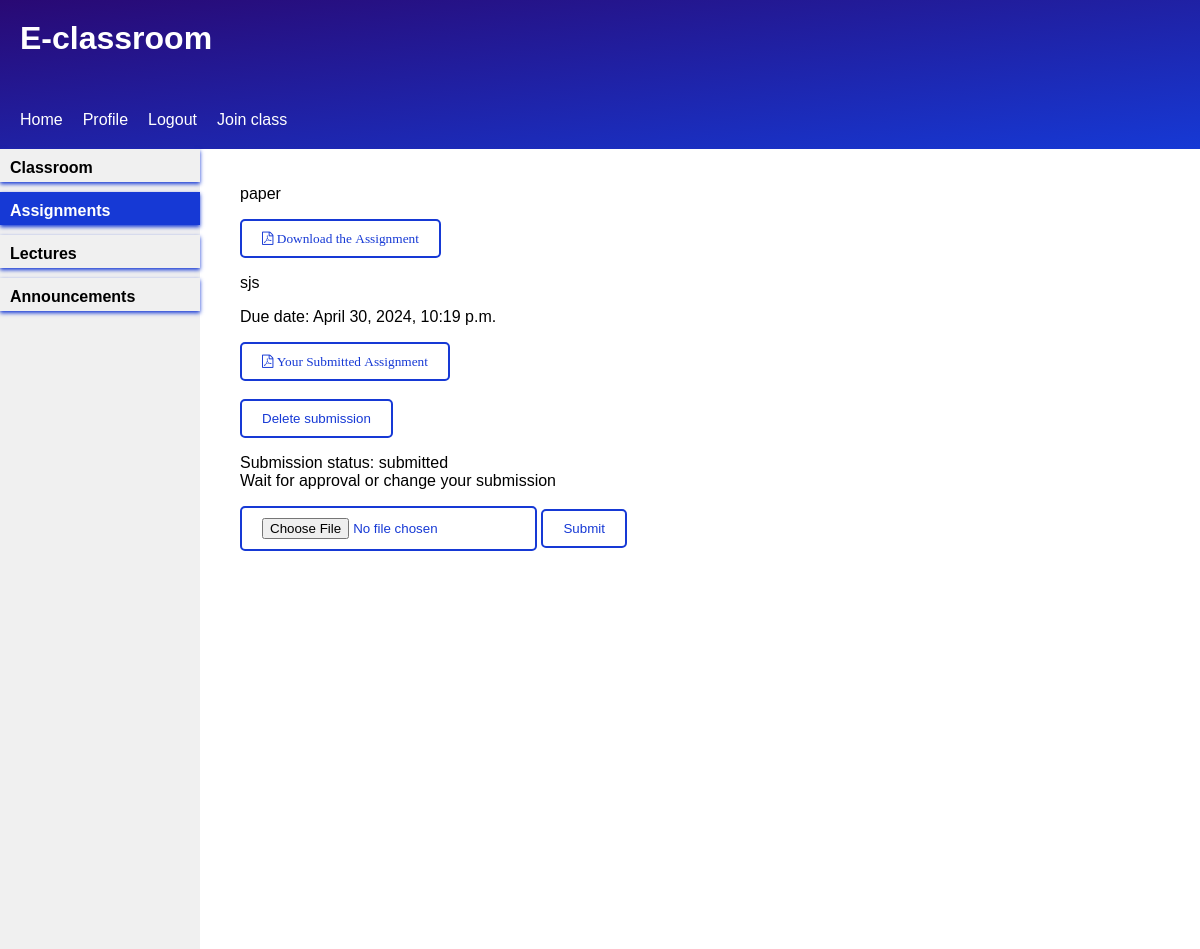
/classroom/3/assignments/13/ (signed in), run on the app's committed database.
### classroom/models.py (models this page shows, shortened)
class Assignment(models.Model):
    name = models.CharField(max_length=50)
    assignment = models.FileField(upload_to='class/assignments', null=True, blank=False)
    classroom = models.ForeignKey(Classroom,  on_delete=models.CASCADE)
    assigned_date = models.DateField(auto_now_add=True)
    due_date = models.DateTimeField(auto_now_add=False)
    description = models.TextField(null=True, blank=True)
    late_submission_allow = models.BooleanField(default=False)
    class Meta:
        verbose_name = ("Assignment")
        verbose_name_plural = ("Assignments")

### classroom/views.py (the view)
# urls.py: path('classroom/<int:id>/assignments/<int:asid>/', views.SpecificAssignment, name='SpecificAssignment'),
@login_required(login_url='login')
@user_passes_test(check_role_student)
def SpecificAssignment(request, id, asid):
    user = request.user
    if check_classroom_participant(user, id):
        Class = Classroom.objects.get(id=id)
        assignment = Assignment.objects.get(id=asid)
        user_profile = userProfile.objects.get(user=user)
        try:
            check = AssignmentSubmission.objects.get(assignment=assignment, student=user_profile)
            submission_status = True
        except:
            check = None
            submission_status = False
        file_extension = os.path.splitext(assignment.assignment.name)[1].lower().strip('.')
        if request.POST:
            submission_form = AssignmentSubmissionForm(request.POST, request.FILES)
            if check:
                check.submitted_file.delete()
                check.delete()
            if submission_form.is_valid():
                submission = submission_form.save(commit=False)
                upload_date = timezone.make_aware(datetime.datetime.now())
                print(upload_date)
                print(assignment.due_date)
                if upload_date > assignment.due_date:
                    if assignment.late_submission_allow == True:
                        submission.assignment = assignment
                        submission.late_submission = True
                        submission.save()
                        submission.student.add(user_profile)
                        messages.warning(request, 'Late submission done!')
                        return redirect(f'/classroom/{Class.id}/assignments/{asid}')
                    else:
                        messages.warning(request, 'You are unable to submit assignment after due date passed')
                        return redirect(f'/classroom/{Class.id}/assignments/{asid}')
                else:
                    submission.assignment = assignment
                    submission.save()
                    submission.student.add(user_profile)
                    messages.success(request, 'Assignment submitted succesflly before due date')
                    return redirect(f'/classroom/{Class.id}/assignments/{asid}')
            else:
                messages.warning('There is error while submitting assignment')
                return redirect(f'/classroom/{Class.id}/assignments/{asid}')
        else:
            submission_form = AssignmentSubmissionForm()
        context = {
            "assignment":assignment,
            "asid":asid,
            "current_classroom_id":Class.id,
            "file_extension":file_extension,
            "submission_form":submission_form,
            "submission_status":submission_status,
            "check":check,
        }
        return render(request, 'classroom/SpecificAssignment.html', context)
    else:
        return render(request, '403.html')

### classroom/forms.py
class AssignmentSubmissionForm(forms.ModelForm):
    submitted_file=forms.FileField(widget=forms.FileInput(attrs={"class":"btn-btn-info"}), validators=[file_validator])
    class Meta:
        model = AssignmentSubmission
        fields = ("submitted_file",)

### accounts/utils.py (called while the page is built)
def check_role_student(user):
    if user.role == 1:
        return True
    else:
        raise PermissionDenied

### classroom/utils.py (called while the page is built)
def check_classroom_participant(user, id):
    user_profile = userProfile.objects.get(user=user)
    try:
        try:
            classroom = Classroom.objects.get(tutor=user_profile, id=id)
            if classroom:
                return True
            else:
                return False
        except:
            classroom = Classroom.objects.get(students=user_profile, id=id)
            if classroom:
                return True
            else:
                return False
    except:
        raise PermissionDenied

### classroom/templates/classroom/SpecificAssignment.html (shortened to what this page needs)
{% load static %}
<!DOCTYPE html>
<html lang="en">
<head>
    <link rel="stylesheet" href="https://cdnjs.cloudflare.com/ajax/libs/font-awesome/4.7.0/css/font-awesome.min.css">
    <link href="{% static "static/classroom/SpecificAssignment.css" %}" rel="stylesheet">
</head>
<body>
    {% include "header.html" %}
    <main>
        <div class="main-menu">
            <nav class="main-menu-nav">
                <ul class="main-menu-list">
                    {% include "menu.html" with current_classroom_id=current_classroom_id %}
                </ul>
            </nav>
        </div>
        <section class="main-content" id="class-desc">
                <p>{{assignment.name}}</p>
                <button class="submit-button">
                    <a href="{{ assignment.assignment.url }}" target="_blank" style="color:unset">
                        <i class="fa fa-file-pdf-o">
                            Download the Assignment
                        </i>
                    </a>
                </button>
                <p>{{assignment.description}}</p>
                <p>Due date: {{assignment.due_date}}</p>
                {% if check.is_approved %}
                <button class="submit-button">
                    <a href="{{ assignment.assignment.url }}" target="_blank" style="color:unset">
                        <i class="fa fa-file-pdf-o">
                            Your Submitted Assignmengt
                        </i>
                    </a>
                </button>
                Assignmengt approved
                {% else %}
                {% if submission_status %}
                <button class="submit-button">
                    <a href="{{ check.submitted_file.url }}" target="_blank" style="color:unset">
                        <i class="fa fa-file-pdf-o">
                            Your Submitted Assignment
                        </i>
                    </a>
                    <br>
                </button><br><br>
                <form class="registration-form" method="post" action="{% url "SubmissionDelete" id=current_classroom_id asid=assignment.id %}" enctype="multipart/form-data">
                    <button class="submit-button" type="submit">Delete submission
                    </button>
                </form>
                <p>Submission status: submitted
                <br>Wait for approval or change your submission
                </p>
                <form class="registration-form" method="post" action="{% url "SpecificAssignment" id=current_classroom_id asid=assignment.id %}" enctype="multipart/form-data">
                    <button class="submit-button">
                        {{submission_form.submitted_file}}
                    </button>
                    <button class="submit-button" type="submit">Submit
                    </button>
                </form>
                {% endif %}
                {% endif %}
        </section>
    </main>
</body>
</html>

### classroom/static/classroom/SpecificAssignment.css (style rules this page uses)
body { font-family: sans-serif; margin: 0; }
.main-menu { background-color: #f0f0f0; height: 100vh; width: 200px; float: left; }
.main-menu-nav { padding: 0px; }
.main-menu-list { list-style: none; padding: 0; margin: 0; }
.main-content { padding: 20px; margin-left: 220px; }
.submit-button { background-color: white; color: #1639d5; padding: 10px 20px; border: 2px solid #1639d5; border-radius: 5px; cursor: pointer; }

### data on the page
Assignment: name "paper", description "sjs", due_date "April 30, 2024, 10:19 p.m."
